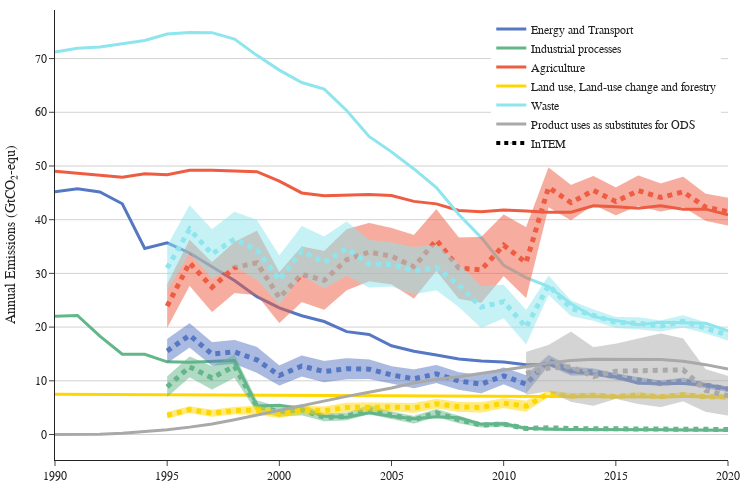

Notebook cell for this chart:
### Code cell
fig2 = go.Figure()

alpha = 0.6
color_1 = ["rgba(86, 119, 194, 1)", f"rgba(86, 119, 194, {alpha})"]
color_2 = ["rgba(99, 182, 137, 1)", f"rgba(99, 182, 137, {alpha})"]
color_3 = ["rgba(238,92,66, 1)", f"rgba(238,92,66, {alpha})"]
color_4 = ["rgba(255,215,0, 1)", f"rgba(255,215,0, {alpha})"]
color_5 = ["rgba(142,229,238, 1)", f"rgba(142,229,238, {alpha})"]
color_6 = ["rgba(169,169,169, 1)", f"rgba(169,169,169, {alpha})"]
color_7 = ["rgba(0, 0, 0, 1)", f"rgba(0, 0, 0, {alpha})"]

date_range = [1990, 1991, 1992, 1993, 1994, 1995, 1996, 1997, 1998, 1999, 2000, 2001, 2002, 2003,2004, 2005, 2006, 2007, 2008, 2009, 2010, 2011, 2012, 2013, 2014, 2015, 2016, 2017, 2018, 2019, 2020]
#date_range = ["2019-03-01", "2019-06-01"]

def errorbars(df, var, color, dash, name, showlegend=False):

    error_minus=df[var] - df[f"{var}_std"]
    error_plus=df[var] + df[f"{var}_std"]

    fig2.add_trace(go.Scatter(
        x=date_range,
        y=error_minus.values,
        fill=None,
        mode='lines',
        line=dict(color=color[1], width=0.1),
        showlegend=False,
        hoverinfo='skip'
        ))

    fig2.add_trace(go.Scatter(
        x=date_range,
        y=error_plus.values,
        fill="tonexty",
        mode='lines',
        line=dict(color=color[1], width=0.1),
        showlegend=False,
        hoverinfo='skip'
        ))
    
    fig2.add_trace(go.Scatter(
        x=date_range,
        y=df[var],
        mode="lines",
        line=dict(color=color[0], dash="dot", width = 0.1),
        showlegend=showlegend,
        name=name,
        hovertemplate = 'InTEM %{x|%Y}: %{y:.0f} Gt yr⁻¹<extra></extra>',
        ))

fig2.add_trace(go.Scatter(
    x=date_range,
    y=energy_both,
    mode='lines',
    line=dict(color=color_1[0], width=3.),
    showlegend=True,
    hovertemplate = 'Inventory Energy %{x|%Y}: %{y:.0f} Gt yr⁻¹<extra></extra>',
    name="Energy and Transport",
    ))

fig2.add_trace(go.Scatter(
    x=date_range,
    y=industrial_both,
    mode='lines',
    line=dict(color=color_2[0], width=3.),
    showlegend=True,
    hovertemplate = 'Inventory Industrial Processes %{x|%Y}: %{y:.0f} Gt yr⁻¹<extra></extra>',
    name="Industrial processes",
    ))

fig2.add_trace(go.Scatter(
    x=date_range,
    y=agricultural_both,
    mode='lines',
    line=dict(color=color_3[0], width=3.),
    showlegend=True,
    hovertemplate = 'Inventory Agriculture %{x|%Y}: %{y:.0f} Gt yr⁻¹<extra></extra>',
    name="Agriculture",
    ))

fig2.add_trace(go.Scatter(
    x=date_range,
    y=LULUCF_both,
    mode='lines',
    line=dict(color=color_4[0], width=3.),
    showlegend=True,
    hovertemplate = 'Inventory LULUCF %{x|%Y}: %{y:.0f} Gt yr⁻¹<extra></extra>',
    name="Land use, Land-use change and forestry",
    ))

fig2.add_trace(go.Scatter(
    x=date_range,
    y=waste_both,
    mode='lines',
    line=dict(color=color_5[0], width=3.),
    showlegend=True,
    hovertemplate = 'Inventory Waste %{x|%Y}: %{y:.0f} Gt yr⁻¹<extra></extra>',
    name="Waste",
    ))

errorbars(energy_both_intem, "InTEM_Energy", color_1, None, "InTEM")
fig2.add_trace(go.Scatter(
    x=date_range,
    y=energy_both_intem["InTEM_Energy"],
    mode='lines',
    line=dict(color=color_1[0], dash="dot", width=5),
    showlegend=False,
    hovertemplate = 'InTEM Energy %{x|%Y}: %{y:.0f} Gt yr⁻¹<extra></extra>',
    name="Energy",
    ))

errorbars(industrial_both_intem, "InTEM_Industry", color_2, None, "InTEM")
fig2.add_trace(go.Scatter(
    x=date_range,
    y=industrial_both_intem["InTEM_Industry"],
    mode='lines',
    line=dict(color=color_2[0], dash="dot", width=5),
    showlegend=False,
    hovertemplate = 'InTEM Industrial Processes %{x|%Y}: %{y:.0f} Gt yr⁻¹<extra></extra>',
    name="Industrial processes",
    ))

errorbars(agricultural_both_intem, "InTEM_Agriculture", color_3, None, "InTEM")
fig2.add_trace(go.Scatter(
    x=date_range,
    y=agricultural_both_intem["InTEM_Agriculture"],
    mode='lines',
    line=dict(color=color_3[0], dash="dot", width=5),
    showlegend=False,
    hovertemplate = 'InTEM Agriculture %{x|%Y}: %{y:.0f} Gt yr⁻¹<extra></extra>',
    name="Agriculture",
    ))

errorbars(LULUCF_both_intem, "InTEM_LULUCF", color_4, None, "InTEM")
fig2.add_trace(go.Scatter(
    x=date_range,
    y=LULUCF_both_intem["InTEM_LULUCF"],
    mode='lines',
    line=dict(color=color_4[0], dash="dot", width=5),
    showlegend=False,
    hovertemplate = 'InTEM LULUCF %{x|%Y}: %{y:.0f} Gt yr⁻¹<extra></extra>',
    name="Land use, Land-use change and forestry",
    ))

errorbars(waste_both_intem, "InTEM_Waste", color_5, None, "InTEM")
fig2.add_trace(go.Scatter(
    x=date_range,
    y=waste_both_intem["InTEM_Waste"],
    mode='lines',
    line=dict(color=color_5[0], dash="dot", width=5),
    showlegend=False,
    hovertemplate = 'InTEM Waste %{x|%Y}: %{y:.0f} Gt yr⁻¹<extra></extra>',
    name="Waste",
    ))

#fig2.add_trace(go.Scatter(
#    x=date_range,
#    y=invent_fgas_1["Total"],
#    mode='lines',
#    line=dict(color=color_6[0], width=3.),
#    showlegend=True,
#    hovertemplate = 'Inventory F Gases %{x|%Y}: %{y:.0f} Gt yr⁻¹<extra></extra>',
#    name="F Gases",
#    ))

fig2.add_trace(go.Scatter(
    x=date_range,
    y=df_test["ODS"],
    mode='lines',
    line=dict(color=color_6[0], width=3.),
    showlegend=True,
    hovertemplate = 'Inventory Product uses as substitutes for ODS %{x|%Y}: %{y:.0f} Gt yr⁻¹<extra></extra>',
    name="Product uses as substitutes for ODS",
    ))

#errorbars(df_fgas, "InTEM", color_6, None, "InTEM")
#fig2.add_trace(go.Scatter(
#    x=date_range,
#    y=df_fgas["InTEM"],
#    mode='lines',
#    line=dict(color=color_6[0], dash = "dot",  width=5),
#    showlegend=False,
#    hovertemplate = 'InTEM F Gases %{x|%Y}: %{y:.0f} Gt yr⁻¹<extra></extra>',
#    name="F Gases",
#    ))

errorbars(df_fgas, "InTEM_ODS", color_6, None, "InTEM")
fig2.add_trace(go.Scatter(
    x=date_range,
    y=df_fgas["InTEM_ODS"],
    mode='lines',
    line=dict(color=color_6[0], dash = "dot",  width=5),
    showlegend=False,
    hovertemplate = 'InTEM F Gases %{x|%Y}: %{y:.0f} Gt yr⁻¹<extra></extra>',
    name="F Gases",
    ))


fig2.add_trace(go.Scatter(
    x=[pd.Timestamp("1900-01-01"), pd.Timestamp("1900-01-02")],
    y=[0., 0.],
    line=dict(color="black", dash="dot", width=4),
    marker=dict(opacity=0., size=0),
    showlegend=True,
    name="InTEM"
    ))
    
fig2.update_layout(
    yaxis_title="Annual Emissions (GtCO₂-equ)",
    template="simple_white",
    autosize=False,
    width=750,
    height=500,
    legend=dict(
        yanchor="top",
        y=0.99,
        xanchor="right",
        x=0.99,
        traceorder="normal"),
    margin=dict(l=55, r=10, t=10, b=40),
    # paper_bgcolor='rgba(0,0,0,0)',
    # plot_bgcolor='rgba(0,0,0,0)'
)
    


fig2.update_yaxes(showgrid=True, gridwidth=1, gridcolor='Lightgrey')

fig2.layout.font.size=12
fig2.layout.font.family="Arial"

#fig2.write_image("Annual_Emissions_by_sector.png")
#fig2.write_image("Annual_Emissions_by_sector.pdf")
fig2.write_html("Annual_Emissions_by_sector.html")

fig2.show()

### Figure 1 — Plotly figure (JSON) as saved in the notebook; plotly's stock layout.template omitted (floating-point values rounded to 4 significant figures)
{"data": [{"hovertemplate": "Inventory Energy %{x|%Y}: %{y:.0f} Gt yr⁻¹<extra></extra>", "line": {"color": "rgba(86, 119, 194, 1)", "width": 3}, "mode": "lines", "name": "Energy and Transport", "showlegend": true, "type": "scatter", "x": [1990, 1991, 1992, 1993, 1994, 1995, 1996, 1997, 1998, 1999, 2000, 2001, 2002, 2003, 2004, 2005, 2006, 2007, 2008, 2009, 2010, 2011, 2012, 2013, 2014, 2015, 2016, 2017, 2018, 2019, 2020], "y": [45.18, 45.74, 45.16, 42.97, 34.63, 35.68, 33.8, 31.3, 28.69, 25.67, 23.57, 22.11, 21.04, 19.15, 18.62, 16.53, 15.51, 14.82, 14.06, 13.68, 13.48, 12.99, 13.07, 11.75, 11.21, 10.75, 9.554, 9.466, 9.483, 9.211, 8.511]}, {"hovertemplate": "Inventory Industrial Processes %{x|%Y}: %{y:.0f} Gt yr⁻¹<extra></extra>", "line": {"color": "rgba(99, 182, 137, 1)", "width": 3}, "mode": "lines", "name": "Industrial processes", "showlegend": true, "type": "scatter", "x": [1990, 1991, 1992, 1993, 1994, 1995, 1996, 1997, 1998, 1999, 2000, 2001, 2002, 2003, 2004, 2005, 2006, 2007, 2008, 2009, 2010, 2011, 2012, 2013, 2014, 2015, 2016, 2017, 2018, 2019, 2020], "y": [22.04, 22.18, 18.32, 14.94, 14.93, 13.53, 13.47, 13.59, 13.78, 5.308, 5.462, 4.838, 3.419, 3.235, 4.033, 3.415, 2.923, 3.317, 3.118, 1.892, 2.008, 1.171, 0.9622, 0.9233, 0.9387, 0.8572, 0.8759, 0.8903, 0.8507, 0.9002, 0.8115]}, {"hovertemplate": "Inventory Agriculture %{x|%Y}: %{y:.0f} Gt yr⁻¹<extra></extra>", "line": {"color": "rgba(238,92,66, 1)", "width": 3}, "mode": "lines", "name": "Agriculture", "showlegend": true, "type": "scatter", "x": [1990, 1991, 1992, 1993, 1994, 1995, 1996, 1997, 1998, 1999, 2000, 2001, 2002, 2003, 2004, 2005, 2006, 2007, 2008, 2009, 2010, 2011, 2012, 2013, 2014, 2015, 2016, 2017, 2018, 2019, 2020], "y": [49.02, 48.67, 48.34, 47.89, 48.55, 48.36, 49.21, 49.23, 49.06, 48.94, 47.18, 44.99, 44.47, 44.62, 44.68, 44.51, 43.41, 42.95, 41.71, 41.46, 41.81, 41.64, 41.38, 41.38, 42.59, 42.4, 42.14, 42.61, 41.94, 41.97, 40.9]}, {"hovertemplate": "Inventory LULUCF %{x|%Y}: %{y:.0f} Gt yr⁻¹<extra></extra>", "line": {"color": "rgba(255,215,0, 1)", "width": 3}, "mode": "lines", "name": "Land use, Land-use change and forestry", "showlegend": true, "type": "scatter", "x": [1990, 1991, 1992, 1993, 1994, 1995, 1996, 1997, 1998, 1999, 2000, 2001, 2002, 2003, 2004, 2005, 2006, 2007, 2008, 2009, 2010, 2011, 2012, 2013, 2014, 2015, 2016, 2017, 2018, 2019, 2020], "y": [7.498, 7.482, 7.451, 7.43, 7.407, 7.407, 7.363, 7.354, 7.311, 7.268, 7.264, 7.231, 7.206, 7.24, 7.163, 7.153, 7.12, 7.121, 7.083, 7.052, 7.063, 7.08, 7.038, 7.038, 6.986, 7.009, 7.006, 6.989, 7.053, 7.105, 7.051]}, {"hovertemplate": "Inventory Waste %{x|%Y}: %{y:.0f} Gt yr⁻¹<extra></extra>", "line": {"color": "rgba(142,229,238, 1)", "width": 3}, "mode": "lines", "name": "Waste", "showlegend": true, "type": "scatter", "x": [1990, 1991, 1992, 1993, 1994, 1995, 1996, 1997, 1998, 1999, 2000, 2001, 2002, 2003, 2004, 2005, 2006, 2007, 2008, 2009, 2010, 2011, 2012, 2013, 2014, 2015, 2016, 2017, 2018, 2019, 2020], "y": [71.22, 71.93, 72.17, 72.81, 73.39, 74.56, 74.86, 74.83, 73.64, 70.6, 67.85, 65.54, 64.32, 60.33, 55.51, 52.63, 49.44, 45.98, 40.98, 36.66, 31.51, 29.2, 27.56, 24.35, 21.94, 21.24, 20.43, 20.9, 20.87, 20.73, 19.31]}, {"hoverinfo": "skip", "line": {"color": "rgba(86, 119, 194, 0.6)", "width": 0.1}, "mode": "lines", "showlegend": false, "type": "scatter", "x": [1990, 1991, 1992, 1993, 1994, 1995, 1996, 1997, 1998, 1999, 2000, 2001, 2002, 2003, 2004, 2005, 2006, 2007, 2008, 2009, 2010, 2011, 2012, 2013, 2014, 2015, 2016, 2017, 2018, 2019, 2020], "y": [null, null, null, null, null, 13.3, 16.22, 12.78, 13.16, 11.5, 9.132, 10.82, 9.738, 10.31, 10.35, 9.485, 8.629, 9.603, 8.324, 7.696, 9.37, 7.668, 12.81, 10.99, 11.04, 10.21, 9.46, 8.999, 9.371, 8.6, 7.947, null]}, {"fill": "tonexty", "hoverinfo": "skip", "line": {"color": "rgba(86, 119, 194, 0.6)", "width": 0.1}, "mode": "lines", "showlegend": false, "type": "scatter", "x": [1990, 1991, 1992, 1993, 1994, 1995, 1996, 1997, 1998, 1999, 2000, 2001, 2002, 2003, 2004, 2005, 2006, 2007, 2008, 2009, 2010, 2011, 2012, 2013, 2014, 2015, 2016, 2017, 2018, 2019, 2020], "y": [null, null, null, null, null, 17.78, 20.74, 17.16, 17.6, 16.3, 12.86, 14.69, 13.68, 14.22, 13.98, 12.69, 12.12, 12.95, 11.6, 11.08, 12.47, 11.05, 14.81, 12.63, 12.28, 11.4, 10.64, 10.07, 10.55, 9.628, 8.953, null]}, {"hovertemplate": "InTEM %{x|%Y}: %{y:.0f} Gt yr⁻¹<extra></extra>", "line": {"color": "rgba(86, 119, 194, 1)", "dash": "dot", "width": 0.1}, "mode": "lines", "name": "InTEM", "showlegend": false, "type": "scatter", "x": [1990, 1991, 1992, 1993, 1994, 1995, 1996, 1997, 1998, 1999, 2000, 2001, 2002, 2003, 2004, 2005, 2006, 2007, 2008, 2009, 2010, 2011, 2012, 2013, 2014, 2015, 2016, 2017, 2018, 2019, 2020], "y": [null, null, null, null, null, 15.54, 18.48, 14.97, 15.38, 13.9, 10.99, 12.75, 11.71, 12.26, 12.16, 11.09, 10.37, 11.28, 9.964, 9.388, 10.92, 9.357, 13.81, 11.81, 11.66, 10.8, 10.05, 9.535, 9.962, 9.114, 8.45, null]}, {"hovertemplate": "InTEM Energy %{x|%Y}: %{y:.0f} Gt yr⁻¹<extra></extra>", "line": {"color": "rgba(86, 119, 194, 1)", "dash": "dot", "width": 5}, "mode": "lines", "name": "Energy", "showlegend": false, "type": "scatter", "x": [1990, 1991, 1992, 1993, 1994, 1995, 1996, 1997, 1998, 1999, 2000, 2001, 2002, 2003, 2004, 2005, 2006, 2007, 2008, 2009, 2010, 2011, 2012, 2013, 2014, 2015, 2016, 2017, 2018, 2019, 2020], "y": [null, null, null, null, null, 15.54, 18.48, 14.97, 15.38, 13.9, 10.99, 12.75, 11.71, 12.26, 12.16, 11.09, 10.37, 11.28, 9.964, 9.388, 10.92, 9.357, 13.81, 11.81, 11.66, 10.8, 10.05, 9.535, 9.962, 9.114, 8.45, null]}, {"hoverinfo": "skip", "line": {"color": "rgba(99, 182, 137, 0.6)", "width": 0.1}, "mode": "lines", "showlegend": false, "type": "scatter", "x": [1990, 1991, 1992, 1993, 1994, 1995, 1996, 1997, 1998, 1999, 2000, 2001, 2002, 2003, 2004, 2005, 2006, 2007, 2008, 2009, 2010, 2011, 2012, 2013, 2014, 2015, 2016, 2017, 2018, 2019, 2020], "y": [null, null, null, null, null, 6.964, 10.67, 8.365, 10.57, 4.128, 3.329, 3.608, 2.449, 2.653, 3.792, 2.902, 2.047, 3.269, 2.077, 1.321, 1.501, 0.8001, 1.133, 0.9948, 1.017, 0.8794, 0.9906, 0.985, 0.9673, 0.9346, 0.8603, null]}, {"fill": "tonexty", "hoverinfo": "skip", "line": {"color": "rgba(99, 182, 137, 0.6)", "width": 0.1}, "mode": "lines", "showlegend": false, "type": "scatter", "x": [1990, 1991, 1992, 1993, 1994, 1995, 1996, 1997, 1998, 1999, 2000, 2001, 2002, 2003, 2004, 2005, 2006, 2007, 2008, 2009, 2010, 2011, 2012, 2013, 2014, 2015, 2016, 2017, 2018, 2019, 2020], "y": [null, null, null, null, null, 10.79, 14.51, 12.7, 14.85, 6.344, 5.17, 5.582, 3.935, 4.043, 5.482, 4.282, 3.44, 4.754, 3.451, 2.217, 2.387, 1.407, 1.403, 1.212, 1.191, 1.033, 1.157, 1.143, 1.133, 1.084, 1.007, null]}, {"hovertemplate": "InTEM %{x|%Y}: %{y:.0f} Gt yr⁻¹<extra></extra>", "line": {"color": "rgba(99, 182, 137, 1)", "dash": "dot", "width": 0.1}, "mode": "lines", "name": "InTEM", "showlegend": false, "type": "scatter", "x": [1990, 1991, 1992, 1993, 1994, 1995, 1996, 1997, 1998, 1999, 2000, 2001, 2002, 2003, 2004, 2005, 2006, 2007, 2008, 2009, 2010, 2011, 2012, 2013, 2014, 2015, 2016, 2017, 2018, 2019, 2020], "y": [null, null, null, null, null, 8.878, 12.59, 10.53, 12.71, 5.236, 4.25, 4.595, 3.192, 3.348, 4.637, 3.592, 2.743, 4.012, 2.764, 1.769, 1.944, 1.103, 1.268, 1.103, 1.104, 0.956, 1.074, 1.064, 1.05, 1.009, 0.9339, null]}, {"hovertemplate": "InTEM Industrial Processes %{x|%Y}: %{y:.0f} Gt yr⁻¹<extra></extra>", "line": {"color": "rgba(99, 182, 137, 1)", "dash": "dot", "width": 5}, "mode": "lines", "name": "Industrial processes", "showlegend": false, "type": "scatter", "x": [1990, 1991, 1992, 1993, 1994, 1995, 1996, 1997, 1998, 1999, 2000, 2001, 2002, 2003, 2004, 2005, 2006, 2007, 2008, 2009, 2010, 2011, 2012, 2013, 2014, 2015, 2016, 2017, 2018, 2019, 2020], "y": [null, null, null, null, null, 8.878, 12.59, 10.53, 12.71, 5.236, 4.25, 4.595, 3.192, 3.348, 4.637, 3.592, 2.743, 4.012, 2.764, 1.769, 1.944, 1.103, 1.268, 1.103, 1.104, 0.956, 1.074, 1.064, 1.05, 1.009, 0.9339, null]}, {"hoverinfo": "skip", "line": {"color": "rgba(238,92,66, 0.6)", "width": 0.1}, "mode": "lines", "showlegend": false, "type": "scatter", "x": [1990, 1991, 1992, 1993, 1994, 1995, 1996, 1997, 1998, 1999, 2000, 2001, 2002, 2003, 2004, 2005, 2006, 2007, 2008, 2009, 2010, 2011, 2012, 2013, 2014, 2015, 2016, 2017, 2018, 2019, 2020], "y": [null, null, null, null, null, 19.86, 27.7, 22.82, 26.33, 25.98, 20.75, 24.69, 23.24, 26.85, 28.53, 27.96, 25.32, 30.48, 25.3, 24.53, 29.52, 25.42, 42.31, 39.89, 42.78, 40.81, 42.6, 41.52, 42.36, 39.82, 38.9, null]}, {"fill": "tonexty", "hoverinfo": "skip", "line": {"color": "rgba(238,92,66, 0.6)", "width": 0.1}, "mode": "lines", "showlegend": false, "type": "scatter", "x": [1990, 1991, 1992, 1993, 1994, 1995, 1996, 1997, 1998, 1999, 2000, 2001, 2002, 2003, 2004, 2005, 2006, 2007, 2008, 2009, 2010, 2011, 2012, 2013, 2014, 2015, 2016, 2017, 2018, 2019, 2020], "y": [null, null, null, null, null, 27.96, 36.25, 32.05, 35.83, 37.96, 30.2, 35.0, 34.18, 38.24, 39.4, 38.43, 37.14, 41.93, 36.69, 36.8, 40.98, 38.59, 49.74, 46.45, 48.12, 45.97, 48.23, 46.75, 48.01, 44.84, 44.1, null]}, {"hovertemplate": "InTEM %{x|%Y}: %{y:.0f} Gt yr⁻¹<extra></extra>", "line": {"color": "rgba(238,92,66, 1)", "dash": "dot", "width": 0.1}, "mode": "lines", "name": "InTEM", "showlegend": false, "type": "scatter", "x": [1990, 1991, 1992, 1993, 1994, 1995, 1996, 1997, 1998, 1999, 2000, 2001, 2002, 2003, 2004, 2005, 2006, 2007, 2008, 2009, 2010, 2011, 2012, 2013, 2014, 2015, 2016, 2017, 2018, 2019, 2020], "y": [null, null, null, null, null, 23.91, 31.97, 27.44, 31.08, 31.97, 25.47, 29.84, 28.71, 32.54, 33.97, 33.2, 31.23, 36.2, 30.99, 30.67, 35.25, 32.0, 46.02, 43.17, 45.45, 43.39, 45.42, 44.13, 45.18, 42.33, 41.5, null]}, {"hovertemplate": "InTEM Agriculture %{x|%Y}: %{y:.0f} Gt yr⁻¹<extra></extra>", "line": {"color": "rgba(238,92,66, 1)", "dash": "dot", "width": 5}, "mode": "lines", "name": "Agriculture", "showlegend": false, "type": "scatter", "x": [1990, 1991, 1992, 1993, 1994, 1995, 1996, 1997, 1998, 1999, 2000, 2001, 2002, 2003, 2004, 2005, 2006, 2007, 2008, 2009, 2010, 2011, 2012, 2013, 2014, 2015, 2016, 2017, 2018, 2019, 2020], "y": [null, null, null, null, null, 23.91, 31.97, 27.44, 31.08, 31.97, 25.47, 29.84, 28.71, 32.54, 33.97, 33.2, 31.23, 36.2, 30.99, 30.67, 35.25, 32.0, 46.02, 43.17, 45.45, 43.39, 45.42, 44.13, 45.18, 42.33, 41.5, null]}, {"hoverinfo": "skip", "line": {"color": "rgba(255,215,0, 0.6)", "width": 0.1}, "mode": "lines", "showlegend": false, "type": "scatter", "x": [1990, 1991, 1992, 1993, 1994, 1995, 1996, 1997, 1998, 1999, 2000, 2001, 2002, 2003, 2004, 2005, 2006, 2007, 2008, 2009, 2010, 2011, 2012, 2013, 2014, 2015, 2016, 2017, 2018, 2019, 2020], "y": [null, null, null, null, null, 2.989, 4.021, 3.318, 3.792, 3.7, 3.089, 3.83, 3.613, 4.188, 4.353, 4.33, 4.066, 4.854, 4.249, 4.077, 4.948, 4.247, 7.025, 6.648, 6.918, 6.677, 6.951, 6.655, 6.974, 6.633, 6.584, null]}, {"fill": "tonexty", "hoverinfo": "skip", "line": {"color": "rgba(255,215,0, 0.6)", "width": 0.1}, "mode": "lines", "showlegend": false, "type": "scatter", "x": [1990, 1991, 1992, 1993, 1994, 1995, 1996, 1997, 1998, 1999, 2000, 2001, 2002, 2003, 2004, 2005, 2006, 2007, 2008, 2009, 2010, 2011, 2012, 2013, 2014, 2015, 2016, 2017, 2018, 2019, 2020], "y": [null, null, null, null, null, 4.17, 5.242, 4.619, 5.143, 5.37, 4.458, 5.362, 5.237, 5.902, 5.967, 5.889, 5.853, 6.621, 6.053, 6.003, 6.73, 6.278, 8.178, 7.672, 7.719, 7.467, 7.824, 7.449, 7.855, 7.425, 7.417, null]}, {"hovertemplate": "InTEM %{x|%Y}: %{y:.0f} Gt yr⁻¹<extra></extra>", "line": {"color": "rgba(255,215,0, 1)", "dash": "dot", "width": 0.1}, "mode": "lines", "name": "InTEM", "showlegend": false, "type": "scatter", "x": [1990, 1991, 1992, 1993, 1994, 1995, 1996, 1997, 1998, 1999, 2000, 2001, 2002, 2003, 2004, 2005, 2006, 2007, 2008, 2009, 2010, 2011, 2012, 2013, 2014, 2015, 2016, 2017, 2018, 2019, 2020], "y": [null, null, null, null, null, 3.58, 4.632, 3.968, 4.467, 4.535, 3.773, 4.596, 4.425, 5.045, 5.16, 5.11, 4.96, 5.737, 5.151, 5.04, 5.839, 5.263, 7.601, 7.16, 7.318, 7.072, 7.388, 7.052, 7.414, 7.029, 7.0, null]}, {"hovertemplate": "InTEM LULUCF %{x|%Y}: %{y:.0f} Gt yr⁻¹<extra></extra>", "line": {"color": "rgba(255,215,0, 1)", "dash": "dot", "width": 5}, "mode": "lines", "name": "Land use, Land-use change and forestry", "showlegend": false, "type": "scatter", "x": [1990, 1991, 1992, 1993, 1994, 1995, 1996, 1997, 1998, 1999, 2000, 2001, 2002, 2003, 2004, 2005, 2006, 2007, 2008, 2009, 2010, 2011, 2012, 2013, 2014, 2015, 2016, 2017, 2018, 2019, 2020], "y": [null, null, null, null, null, 3.58, 4.632, 3.968, 4.467, 4.535, 3.773, 4.596, 4.425, 5.045, 5.16, 5.11, 4.96, 5.737, 5.151, 5.04, 5.839, 5.263, 7.601, 7.16, 7.318, 7.072, 7.388, 7.052, 7.414, 7.029, 7.0, null]}, {"hoverinfo": "skip", "line": {"color": "rgba(142,229,238, 0.6)", "width": 0.1}, "mode": "lines", "showlegend": false, "type": "scatter", "x": [1990, 1991, 1992, 1993, 1994, 1995, 1996, 1997, 1998, 1999, 2000, 2001, 2002, 2003, 2004, 2005, 2006, 2007, 2008, 2009, 2010, 2011, 2012, 2013, 2014, 2015, 2016, 2017, 2018, 2019, 2020], "y": [null, null, null, null, null, 26.84, 33.75, 29.04, 31.32, 28.76, 24.25, 29.59, 27.25, 29.62, 27.38, 27.55, 26.13, 26.86, 23.75, 19.84, 21.65, 16.79, 26.01, 22.05, 21.17, 19.85, 19.59, 19.16, 19.95, 18.86, 17.5, null]}, {"fill": "tonexty", "hoverinfo": "skip", "line": {"color": "rgba(142,229,238, 0.6)", "width": 0.1}, "mode": "lines", "showlegend": false, "type": "scatter", "x": [1990, 1991, 1992, 1993, 1994, 1995, 1996, 1997, 1998, 1999, 2000, 2001, 2002, 2003, 2004, 2005, 2006, 2007, 2008, 2009, 2010, 2011, 2012, 2013, 2014, 2015, 2016, 2017, 2018, 2019, 2020], "y": [null, null, null, null, null, 35.13, 42.71, 38.2, 41.47, 39.96, 33.33, 38.82, 36.86, 39.67, 36.2, 35.73, 34.86, 35.33, 31.84, 27.6, 27.87, 23.16, 29.56, 24.95, 23.27, 21.9, 21.82, 21.23, 22.23, 20.91, 19.52, null]}, {"hovertemplate": "InTEM %{x|%Y}: %{y:.0f} Gt yr⁻¹<extra></extra>", "line": {"color": "rgba(142,229,238, 1)", "dash": "dot", "width": 0.1}, "mode": "lines", "name": "InTEM", "showlegend": false, "type": "scatter", "x": [1990, 1991, 1992, 1993, 1994, 1995, 1996, 1997, 1998, 1999, 2000, 2001, 2002, 2003, 2004, 2005, 2006, 2007, 2008, 2009, 2010, 2011, 2012, 2013, 2014, 2015, 2016, 2017, 2018, 2019, 2020], "y": [null, null, null, null, null, 30.98, 38.23, 33.62, 36.39, 34.36, 28.79, 34.21, 32.06, 34.64, 31.79, 31.64, 30.49, 31.09, 27.8, 23.72, 24.76, 19.98, 27.78, 23.5, 22.22, 20.87, 20.71, 20.2, 21.09, 19.88, 18.51, null]}, {"hovertemplate": "InTEM Waste %{x|%Y}: %{y:.0f} Gt yr⁻¹<extra></extra>", "line": {"color": "rgba(142,229,238, 1)", "dash": "dot", "width": 5}, "mode": "lines", "name": "Waste", "showlegend": false, "type": "scatter", "x": [1990, 1991, 1992, 1993, 1994, 1995, 1996, 1997, 1998, 1999, 2000, 2001, 2002, 2003, 2004, 2005, 2006, 2007, 2008, 2009, 2010, 2011, 2012, 2013, 2014, 2015, 2016, 2017, 2018, 2019, 2020], "y": [null, null, null, null, null, 30.98, 38.23, 33.62, 36.39, 34.36, 28.79, 34.21, 32.06, 34.64, 31.79, 31.64, 30.49, 31.09, 27.8, 23.72, 24.76, 19.98, 27.78, 23.5, 22.22, 20.87, 20.71, 20.2, 21.09, 19.88, 18.51, null]}, {"hovertemplate": "Inventory Product uses as substitutes for ODS %{x|%Y}: %{y:.0f} Gt yr⁻¹<extra></extra>", "line": {"color": "rgba(169,169,169, 1)", "width": 3}, "mode": "lines", "name": "Product uses as substitutes for ODS", "showlegend": true, "type": "scatter", "x": [1990, 1991, 1992, 1993, 1994, 1995, 1996, 1997, 1998, 1999, 2000, 2001, 2002, 2003, 2004, 2005, 2006, 2007, 2008, 2009, 2010, 2011, 2012, 2013, 2014, 2015, 2016, 2017, 2018, 2019, 2020], "y": [0.00845, 0.02493, 0.04944, 0.2298, 0.526, 0.8858, 1.373, 1.958, 2.736, 3.621, 4.478, 5.439, 6.24, 7.099, 7.876, 8.653, 9.583, 10.28, 10.76, 11.35, 11.96, 12.61, 13.3, 13.77, 13.99, 14.02, 14.05, 13.97, 13.65, 13.01, 12.18]}, {"hoverinfo": "skip", "line": {"color": "rgba(169,169,169, 0.6)", "width": 0.1}, "mode": "lines", "showlegend": false, "type": "scatter", "x": [1990, 1991, 1992, 1993, 1994, 1995, 1996, 1997, 1998, 1999, 2000, 2001, 2002, 2003, 2004, 2005, 2006, 2007, 2008, 2009, 2010, 2011, 2012, 2013, 2014, 2015, 2016, 2017, 2018, 2019, 2020], "y": [null, null, null, null, null, null, null, null, null, null, null, null, null, null, null, null, null, null, null, null, null, 7.389, 8.042, 6.106, 5.342, 6.661, 5.678, 5.107, 6.201, 4.256, 3.557, null]}, {"fill": "tonexty", "hoverinfo": "skip", "line": {"color": "rgba(169,169,169, 0.6)", "width": 0.1}, "mode": "lines", "showlegend": false, "type": "scatter", "x": [1990, 1991, 1992, 1993, 1994, 1995, 1996, 1997, 1998, 1999, 2000, 2001, 2002, 2003, 2004, 2005, 2006, 2007, 2008, 2009, 2010, 2011, 2012, 2013, 2014, 2015, 2016, 2017, 2018, 2019, 2020], "y": [null, null, null, null, null, null, null, null, null, null, null, null, null, null, null, null, null, null, null, null, null, 15.35, 16.68, 19.15, 16.25, 16.9, 17.88, 18.83, 17.89, 12.15, 10.91, null]}, {"hovertemplate": "InTEM %{x|%Y}: %{y:.0f} Gt yr⁻¹<extra></extra>", "line": {"color": "rgba(169,169,169, 1)", "dash": "dot", "width": 0.1}, "mode": "lines", "name": "InTEM", "showlegend": false, "type": "scatter", "x": [1990, 1991, 1992, 1993, 1994, 1995, 1996, 1997, 1998, 1999, 2000, 2001, 2002, 2003, 2004, 2005, 2006, 2007, 2008, 2009, 2010, 2011, 2012, 2013, 2014, 2015, 2016, 2017, 2018, 2019, 2020], "y": [null, null, null, null, null, null, null, null, null, null, null, null, null, null, null, null, null, null, null, null, null, 11.37, 12.36, 12.63, 10.8, 11.78, 11.78, 11.97, 12.05, 8.205, 7.235, null]}, {"hovertemplate": "InTEM F Gases %{x|%Y}: %{y:.0f} Gt yr⁻¹<extra></extra>", "line": {"color": "rgba(169,169,169, 1)", "dash": "dot", "width": 5}, "mode": "lines", "name": "F Gases", "showlegend": false, "type": "scatter", "x": [1990, 1991, 1992, 1993, 1994, 1995, 1996, 1997, 1998, 1999, 2000, 2001, 2002, 2003, 2004, 2005, 2006, 2007, 2008, 2009, 2010, 2011, 2012, 2013, 2014, 2015, 2016, 2017, 2018, 2019, 2020], "y": [null, null, null, null, null, null, null, null, null, null, null, null, null, null, null, null, null, null, null, null, null, 11.37, 12.36, 12.63, 10.8, 11.78, 11.78, 11.97, 12.05, 8.205, 7.235, null]}, {"line": {"color": "black", "dash": "dot", "width": 4}, "marker": {"opacity": 0, "size": 0}, "name": "InTEM", "showlegend": true, "type": "scatter", "x": ["1900-01-01T00:00:00", "1900-01-02T00:00:00"], "y": [0, 0]}], "layout": {"autosize": false, "font": {"family": "Arial", "size": 12}, "height": 500, "legend": {"traceorder": "normal", "x": 0.99, "xanchor": "right", "y": 0.99, "yanchor": "top"}, "margin": {"b": 40, "l": 55, "r": 10, "t": 10}, "width": 750, "xaxis": {"autorange": true, "range": [1990, 2020], "type": "linear"}, "yaxis": {"autorange": true, "gridcolor": "Lightgrey", "gridwidth": 1, "range": [-4.748, 79.05], "showgrid": true, "title": {"text": "Annual Emissions (GtCO₂-equ)"}, "type": "linear"}}}
